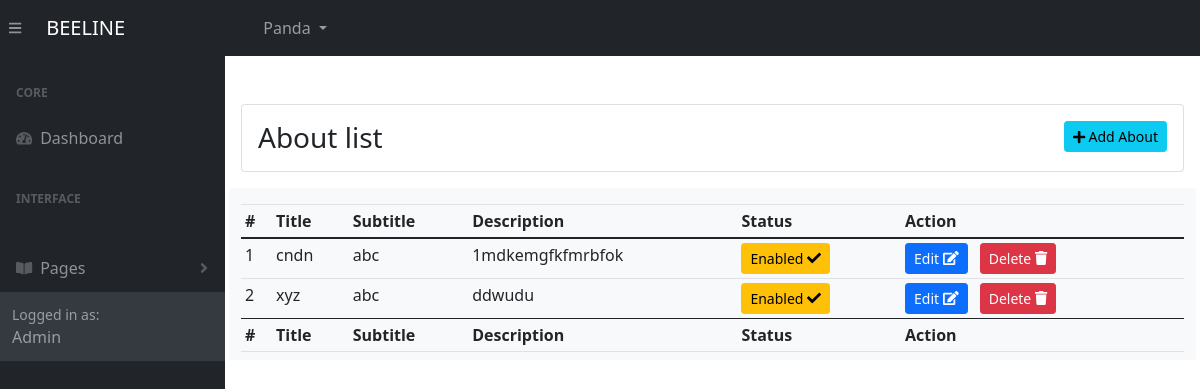
Screenshot of /admin/screens/pages/about-list.php (signed in) with the database file from the repository.
### tables this page shows
CREATE TABLE `users` (
  `user_id` int(11) NOT NULL,
  `user_name` varchar(50) DEFAULT NULL,
  `user_type` int(11) DEFAULT NULL,
  `email` varchar(255) DEFAULT NULL,
  `password` varchar(255) DEFAULT NULL,
  `user_image` varchar(100) NOT NULL,
  `status` int(11) DEFAULT NULL
);

CREATE TABLE `about` (
  `about_id` int(10) NOT NULL,
  `about_title` varchar(20) NOT NULL,
  `subtitle` varchar(50) NOT NULL,
  `description` varchar(500) NOT NULL,
  `status` int(10) NOT NULL
);

### class/cls_db.php (called while the page is built, shortened)
<?php
function make_connection() {
	return mysqli_connect( 'localhost', 'Zainab1', 'Zainab@25', 'beeline_db' );
}
function select( $Query ) {
	$conn         = make_connection();
	$result_array = mysqli_query( $conn, $Query );
	if ( empty( $result_array ) ) {
		return 0;
	} else {
		return $result_array;
	}
}

### admin/screens/pages/about-list.php (the view, shortened to what this page needs)
<!DOCTYPE html>
<html lang="en-US" dir="ltr">
    <?php
		require '../../includes/header.php';
		require '../../../class/cls_db.php';
		$Query      = 'SELECT * FROM about';
		$about_list = select( $Query );
		$list_title = 'About list';
	?>
<body class="sb-nav-fixed">
    <?php require '../../includes/navbar.php';?>
    <div id="layoutSidenav">
      	<?php  require '../../includes/menu.php'; ?>
        <div id="layoutSidenav_content">
        	<main class="main mt-5 ml-3 mr-3" id="top">
				<div class="card mb-3">
					<div class="card-body d-flex justify-content-between">
						<h3 class="mb-0"><?php echo $list_title; ?> </h3>
						<a href="add-about.php">
							<button class="btn btn-sm btn-info"> <i class="fa fa-plus"></i> Add About </button>
						</a>
					</div>
				</div>
				<div class="row no-gutters">
					<div class="bg-light w-100 pt-3 pb-2">
						<table class="table table-sm table-dashboard data-table no-wrap mb-0 fs--1 w-100 ">
							<thead class="bg-200">
								<tr>
									<th>#</th>
									<th>Title</th>
									<th>Subtitle</th>
									<th>Description</th>
									<th>Status</th>
									<th>Action</th>
								</tr>
							</thead>
							<tbody>
								<?php
									if ( $about_list ) {
										$sr_no = 0;
										foreach ( $about_list as $record ) {
											$record_id = $record['about_id'];
											if ( $record['status'] ) {
												$status = "<a href='../helpingfiles/changestatus.php?tbl=about&val=0&conditionCol=about_id&conditionVal=$record_id' class='btn btn-sm btn-warning'>Enabled <i class='fa fa-check'></i></a>";
											} else {
												$status = "<a href='../helpingfiles/changestatus.php?tbl=about&val=1&conditionCol=about_id&conditionVal=$record_id' class='btn btn-sm btn-secondary'>Disabled <i class='fa fa-ban'></i></a>";
												}
											$sr_no++;
								?>
								<tr>
									<td><?php echo $sr_no; ?></td>
									<td><?php echo $record['about_title']; ?></td>
									<td><?php echo $record['subtitle']; ?></td>
									<td><?php echo $record['description'];?></td>
									<td><?php echo $status; ?></td>
									<td>
										<a href='add-about.php?about_id=<?php echo $record_id; ?>' class='mr-2 btn btn-sm btn-primary'>Edit <i class='fa fa-edit'></i></a>
										<a href='../helpingfiles/delete.php?tbl=about&conditionCol=about_id&conditionVal=<?php echo $record_id; ?>' class='mr-2 btn btn-sm btn-danger' onclick='return confirm("Are You Sure?");'>Delete <i class='fa fa-trash'></i></a>
									</td>
								</tr>
								<?php
									 }
									}
								?>
							</tbody>
						    <tfoot class="bg-200">
								<tr>
									<th>#</th>
									<th>Title</th>
									<th>Subtitle</th>
									<th>Description</th>
									<th>Status</th>
									<th>Action</th>
								</tr>
							</tfoot>
						</table>
					</div>
				</div>
			</main>
		</div>
	</div>
</body>
</html>

### admin/includes/navbar.php (shortened to what this page needs)
<?php
$admin_id    = $_SESSION['admin'];
$adminQuery  = "SELECT * FROM users WHERE user_id = $admin_id";
$adminArray  = select( $adminQuery );
$adminRecord = mysqli_fetch_array( $adminArray );
?>
<nav class="sb-topnav navbar navbar-expand navbar-dark bg-dark">
    <button class="btn btn-link btn-sm order-1 order-lg-0 me-4 me-lg-0" id="sidebarToggle" href="#!"><i class="fas fa-bars"></i></button>
    <a class="navbar-brand ps-3" href="home.php">BEELINE</a>
    <ul class="navbar-nav ms-auto ms-md-0 me-3 me-lg-4">
        <li class="nav-item dropdown">
            <a class="nav-link dropdown-toggle" id="navbarDropdown" href="#" role="button" data-bs-toggle="dropdown" aria-expanded="false"><?php echo $adminRecord['user_name']; ?> </a>
        </li>
    </ul>
</nav>

### rows the page displays
users: user_name "Panda"
about: about_title "cndn", subtitle "abc", description "1mdkemgfkfmrbfok"
about: about_title "xyz", subtitle "abc", description "ddwudu"

### other values shown
$list_title "About list"
